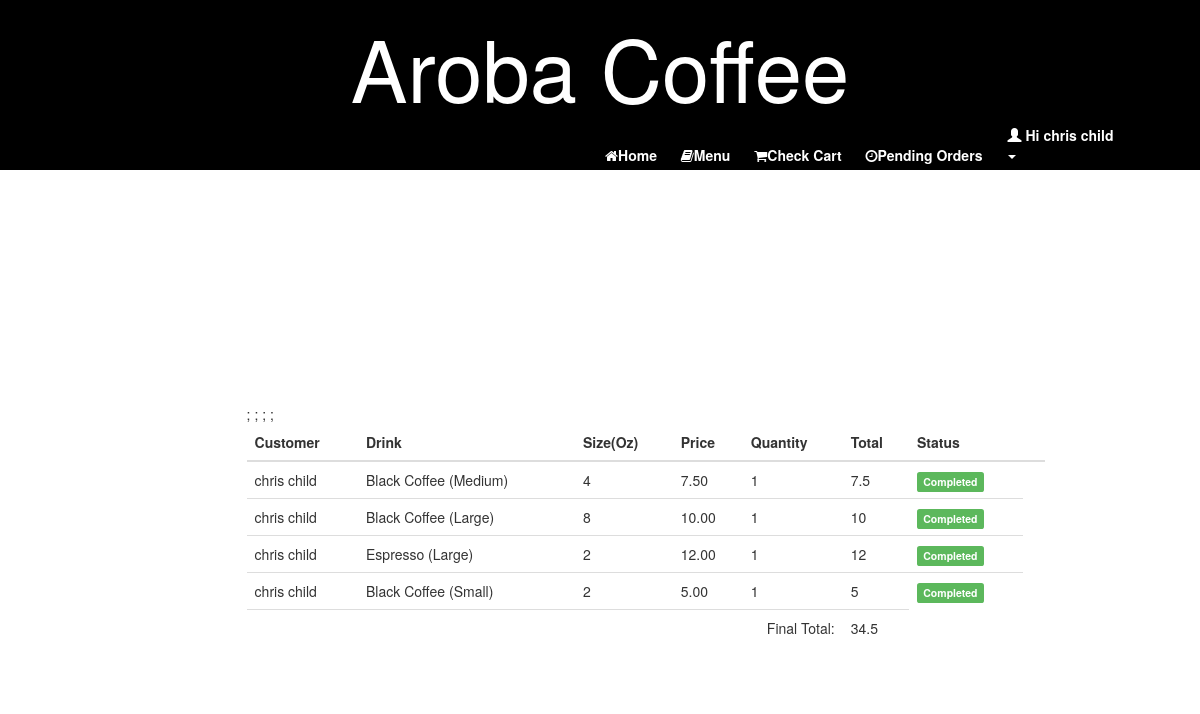
The page /orders.php (signed in) on the database its author committed.
### tables this page shows
CREATE TABLE `users` (
  `user_id` int(10) UNSIGNED NOT NULL,
  `username` varchar(255) NOT NULL,
  `password` varchar(255) NOT NULL,
  `display_name` varchar(255) NOT NULL,
  `created_at` timestamp NOT NULL DEFAULT CURRENT_TIMESTAMP,
  `updated_at` timestamp NULL DEFAULT NULL
);

CREATE TABLE `orders` (
  `order_id` int(10) UNSIGNED NOT NULL,
  `user_id` int(10) NOT NULL,
  `product_id` int(10) NOT NULL,
  `quantity` int(10) NOT NULL,
  `completed` tinyint(1) NOT NULL DEFAULT '0',
  `created_at` timestamp NOT NULL DEFAULT CURRENT_TIMESTAMP,
  `updated_at` timestamp NULL DEFAULT NULL,
  `display_name` varchar(25) NOT NULL
);

CREATE TABLE `products` (
  `product_id` int(10) UNSIGNED NOT NULL,
  `display_name` varchar(255) NOT NULL,
  `price` decimal(4,2) NOT NULL,
  `size` tinyint(2) NOT NULL COMMENT 'size in ounces',
  `created_at` timestamp NOT NULL DEFAULT CURRENT_TIMESTAMP,
  `updated_at` timestamp NULL DEFAULT NULL
);

### orders.php (the view, shortened to what this page needs)
<?php
include_once 'dbconnect.php';
?>
<!doctype html>
<html>
    <head>
        <link rel="stylesheet" href="https://maxcdn.bootstrapcdn.com/bootstrap/3.3.7/css/bootstrap.min.css">
        <link rel="stylesheet" type="text/css" href="https://cdnjs.cloudflare.com/ajax/libs/font-awesome/4.7.0/css/font-awesome.min.css">
        <link rel="stylesheet" href="style.css" type="text/css" />
    </head>
  <body>
     <?php
      include_once 'navbar.php'
      ?>
      <main>
        <div class="container">
          <div class="table-responsive">
          <h2 id="pendorders">Pending Orders</h2>
          <?php
            $query = $conn->query("SELECT * FROM orders");
            $count = $query->num_rows;
            if($count> 0){
            ?>
            <table class="table">
              <thead>
                <tr>
                  <th><strong>Customer</strong></th>
                  <th><strong>Drink</strong></th>
                  <th><strong>Size(Oz)</strong></th>
                  <th><strong>Price</strong></th>
                  <th><strong>Quantity</strong></th>
                  <th><strong>Total</strong></th>
                  <th><strong>Status</strong></th>
                  <th></th>
                </tr>
              </thead>
                  <?php
                    $k=0;
                    while($grab = $query->fetch_assoc()){
                         $q = $conn->query("SELECT user.* FROM users AS user WHERE user_id IN (SELECT user_id FROM orders WHERE order_id = ".$grab['order_id'].")");
                          $user = $q->fetch_array();
                          $r = $conn->query("SELECT prod.* FROM products AS prod WHERE product_id IN (SELECT product_id FROM orders WHERE order_id = ".$grab['order_id'].")");
                          $prod = $r->fetch_array();
                          $k += $prod['price'] * $grab['quantity'];
                          ?>
                    <tr>
                      <td><?php echo $user['display_name']; ?></td>
                      <td><?php echo $prod['display_name'];?></td>
                      <td><?php echo $prod['size']; ?></td>
                      <td><?php echo $prod['price'];?></td>
                      <td><?php echo $grab['quantity'];?></td>
                      <td><?php echo $prod['price'] * $grab['quantity']; ?></td>
                      <?php
                      $status = $grab['completed'];
                      if($status == 1){
                        ?>                      <td> <span class = 'label label-success' >Completed</span></td>;
                      <?php
                      }else {
                        ?>
                      <td> <span class = 'label label-success' >Pending</span></td>;
                      <?php
                      }
                         ?>
                    </tr>
                    <?php
                  }
                    ?>
                  <tr>
                     <td colspan = "5" align ="right"> Final Total: </td>
                     <td  align="left"><?php echo $k; ?></td>
                  </tr>
              </table>
              <?php } ?>
                  <br>
                </div>
        </div>
      </main>
  </body>
</html>

### navbar.php (shortened to what this page needs)
<?php
  include_once "dbconnect.php";
  $v = "SELECT * FROM user_roles WHERE user_id=".$_SESSION['user_id'];
   $d = $conn->query($v);
    $user = $d->fetch_array();
    $query = $conn->query("SELECT * FROM users WHERE user_id=".$_SESSION['user_id']);
    $userRow =$query->fetch_array();
  ?>
        <div id ="navbar">
          <div class = "row">
              <div class = "brandname">
                  <h1> Aroba Coffee</h1>
              </div>
               <ul class = "main-nav nav navbar-nav navbar-right">
                  <div class = "hmlg">
                   <li>
                        <a href = "home.php "> <span><i class="fa fa-home" aria-hidden="true"></i></span>Home</a>
                      </li>
                  <?php
                    if($user['role']=='customer'){
                      ?>
                      <li><a href = "menu.php "> <span><i class="fa fa-book" aria-hidden="true"></i></span>Menu</a></li>
                      <li><a href = "cart.php"> <span><i class="fa fa-shopping-cart" aria-hidden="true"></i></span>Check Cart</a></li>
                     <li><a href = "orders.php"><i class="fa fa-clock-o" aria-hidden="true"></i></span>Pending Orders</a></li>
                     <?php
                   } else{
                    ?>
                      <li><a href = "processorders.php"><i class="fa fa-clock-o" aria-hidden="true"></i></span>Process Orders</a></li>
                      <?php } ?>
                      <li class="dropdown">
                            <a href="#" class="dropdown-toggle" data-toggle="dropdown" role="button" aria-haspopup="true" aria-expanded="false" >
                                <span class="glyphicon glyphicon-user"></span>&nbsp;Hi <?php echo $userRow['display_name']; ?>&nbsp; <span class="caret"></span>
                            </a>
                        </li>
                  </div>
               </ul>
          </div>
      </div>

### style.css (style rules this page uses)
* { margin:0; padding:0; }
body { background-image: url('./image/coffeepic.jpg'); }
#navbar { width: 100%; height: 170px; background-color: black; color: white; }
.main-nav { list-style: none; float: right; margin-top: 1px; }
.main-nav li { display: inline-block; margin-left:20px; }
.main-nav li a { color: white; text-decoration: none; font-size: 100%; font-weight: bold; margin-top: 50px; }
h1 { text-align: center; font-size: 85px }
h2 { font-size: 30px; }
.hmlg { margin-right: 100px; }
table { background: white; border-radius: 10px; width: 200px; resize:both; overflow: auto; }
#pendorders { color: white; }
.table-responsive { width: 70%; ; margin-left: 19%; margin-top: 15%; }
.dropdown-toggle { margin-left: 1%; }

### rows shown on the page
users: display_name "chris child"
orders: user.display_name "chris child", product.display_name "Black Coffee (Medium)", product.size "4", product.price "7.50", quantity "1", $prod['price'] * $grab['quantity'] "7.5", completed "Completed"
orders: user.display_name "chris child", product.display_name "Black Coffee (Large)", product.size "8", product.price "10.00", quantity "1", $prod['price'] * $grab['quantity'] "10", completed "Completed"
orders: user.display_name "chris child", product.display_name "Espresso (Large)", product.size "2", product.price "12.00", quantity "1", $prod['price'] * $grab['quantity'] "12", completed "Completed"
orders: user.display_name "chris child", product.display_name "Black Coffee (Small)", product.size "2", product.price "5.00", quantity "1", $prod['price'] * $grab['quantity'] "5", completed "Completed"

### other values the page prints
$k "34.5"
